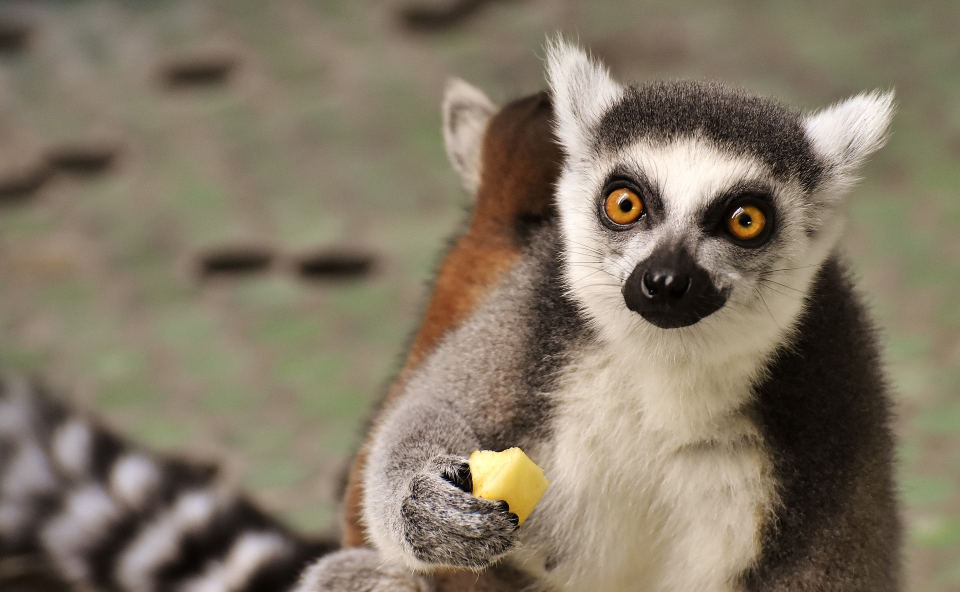
#> input picture Seminar 2/data/lemur.jpg, 1920 x 1184 px, found by its file name (shown at 1/2 size)
$ jupyter execute 'Seminar 2 Homework.ipynb'   (shell and % lines are left out)
#> lines starting #> are read from the running program, lines starting #| are printed output that depends on the picture; after the words box and inside, x2 and y2 are one past the last pixel; in counts of white or black regions, pixels touching at a corner belong together
# AI Community @ Семинар  №2
## Домашнее задание

### Теория

Ответы на задания этой секции можно описывать словами (нежелательно), писать в latex (рекомендуется) или рисовать и вставлять сюда фото (нежелательно).
Создание новой ячейки под текущей - `b` на клавиатуре, когда вы не находитесь в режиме редактирования ячейки.
Выйти из режима редактирования ячейки - `esc` на клавиатуре.

__Задание 1.__
Доказать $(\pmb{AB})^{\top} = \pmb{B}^{\top}\pmb{A}^{\top}$.

__Определение.__ Матрица $\pmb{M}$ называется ортогональной, если выполняется следующее тождество:
$$
\pmb{M M}^\top = \pmb{M}^\top \pmb{M} = \pmb{I}
$$
где $\pmb{I}$ - единичная матрица. Другими словами, для ортогональной матрицы верно:
$$
\pmb{M}^{-1} = \pmb{M}^\top
$$

__Задание 2.__
$\pmb{A}$ и $\pmb{B}$ ортогональны. Покажите равносильность всех следующих утверждений между собой:

1. $\pmb{AB} = \pmb{BA}$
2. $\pmb{A}^\top \pmb{B} = \pmb{BA}^\top$
3. $\pmb{AB}^\top = \pmb{B}^\top \pmb{A}$
4. $\pmb{A}^\top \pmb{B}^\top = \pmb{B}^\top \pmb{A}^\top$

Подсказка: утверждения равносильные, если от одного к другому можно перейти при помощи набора некоторых операций. Например, здесь можно перейти от первого ко второму, от второго к третьему, от третьего к четвертому и от четвертого к первому.

---
### Практика

Ответами на задание этой секции мы ждем работающий код, решающий поставленную задачу.

[cell 1]
import numpy as np

`np` - общепринятое сокращение для `numpy`. Советуем импортировать библиотеку `numpy` именно так.

__Задание 1.__

Дана следующая квадратная матрица:
$$\begin{pmatrix}
2 & -1 &  &  & 0 \\
-1 & 2 & -1 &  & \\
& \ddots & \ddots & \ddots & \\
& & -1 & 2 & -1\\
0& & & -1 & 2
\end{pmatrix}$$
На главной диагонали значения равны `2`, на диагоналях на 1 выше и на 1 ниже значения равны `-1`. __Все__ остальные значения равны `0`.
Необходимо создать такую матрицу с помощью `numpy` и без использования циклов.

[cell 2]
import numpy as np

def tridiagonal_matrix(n):
    a = np.zeros(n+1, int)
    a[0] = 1
    a[1] = -1
    a = np.resize(a, (n, n))
    a += a.T
    return a

A = tridiagonal_matrix(8)
print(A)

__Задание 2.__

Посчитать [матрицу Гильберта](https://ru.wikipedia.org/wiki/%D0%9C%D0%B0%D1%82%D1%80%D0%B8%D1%86%D0%B0_%D0%93%D0%B8%D0%BB%D1%8C%D0%B1%D0%B5%D1%80%D1%82%D0%B0) размера $n \times n$ без использования циклов.
Подсказка: можно использовать функцию `np.fromfunction`.

[cell 3]
import numpy as np

def hilbert(n):
    return np.fromfunction(lambda i, j: 1/(i+j+1), (n, n))

print(hilbert(3))

__Задание 3.__

Запишите и посчитайте с помощью numpy следующее выражение.
Для вычисления `sin` от матрицы можно использовать функцию `np.sin`. Она применится к матрице поэлементно.

$$
\sin{(
\begin{bmatrix}
3 & -6 \\
4 & -1 \\
-2 & 8
\end{bmatrix} -
\begin{bmatrix}
4 & 5 \\
-5 & 8 \\
3 & 1
\end{bmatrix})
}
\cdot
\begin{bmatrix}
7 & 3 & 6\\
5 & 8 & 4\\
\end{bmatrix}
\cdot
\begin{pmatrix}
3 \\
-2 \\
7
\end{pmatrix}
$$

Ожидаемый результат:

$$
\begin{pmatrix}
-20.964 \\
12.363 \\
72.397
\end{pmatrix}
$$

[cell 4]
import numpy as np

a=np.array([[3, -6], [4, -1], [-2, 8]])
b=np.array([[4, 5], [-5, 8], [3, 1]])
c=np.array([[7, 3, 6], [5, 8, 4]])
d=np.array([3, -2, 7])

print(np.dot(np.dot(np.sin(a-b), c), d))

__Задание 4.__

`imread` загружает изображение из файла.
`imshow` показывает изображение под текущей ячейкой.
`%matplotlib inline` позволяет отображать картинки прямо в Jupyter. Без этой строки картинок вы не увидите!

Нарисуйте черный квадрат на изображении `img` без использования циклов.

[cell 5]
from skimage.io import imread, imshow

img = imread('data/lemur.jpg')
#> img is the input picture: shape (1184, 1920, 3); mean R, G, B 130.6, 119.3, 101.1
img[150:650, 1100:1600] = 0
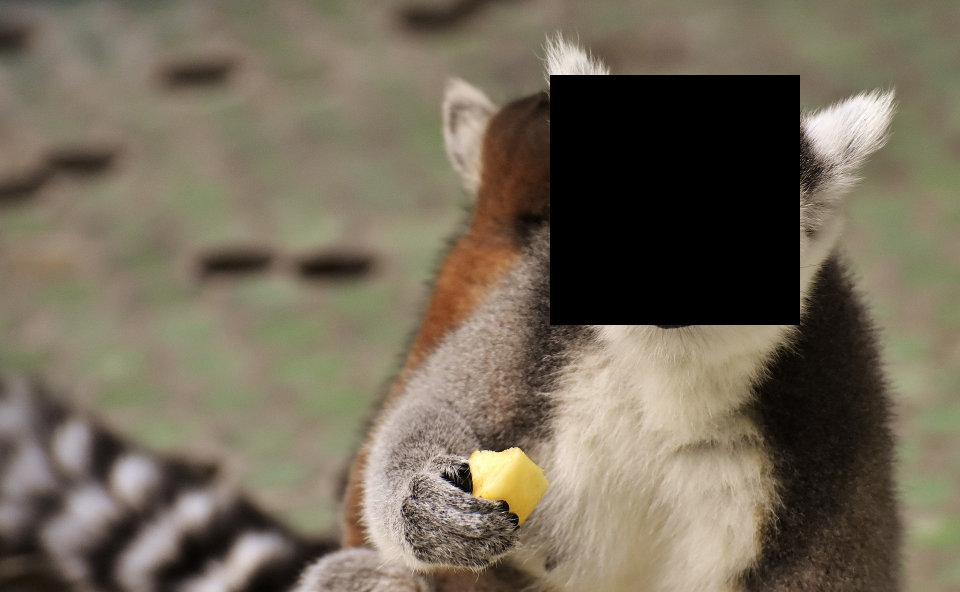
#> img: shape (1184, 1920, 3) (shown at 1/2 size); 11% of pixels changed, all inside (x1, y1, x2, y2) = (1100, 150, 1600, 650)

imshow(img)

__Задание 5*.__

Нарисуйте виньетку на изображении с лемуром (`img`), используя [функцию плотности двумерного нормального распредения](https://en.wikipedia.org/wiki/Gaussian_function#Two-dimensional_Gaussian_function). В других источниках эта функция называется гауссианой или ядром Гаусса.

Подсказки:
* Напишите функцию, которая вычисляет ядро Гаусса заданного размера `shape`:

```python
def gaussian(shape, mean_x, mean_y, sigma_x, sigma_y):
    '''
    @param: shape: 2d size of output kernel
    '''
    gauss_kernel = np.empty(shape)
    # ...
    pass

# gaussian(x, y, ...).shape == (n, m)
```

* Сгенерируйте ядро Гаусса с помощью указанной функции со средними значениями $mean_x=0$ и $mean_y=0$, затем нормируйте полученную матрицу, чтобы значения получились в диапазоне $[0, 1]$.
* Умножьте полученную матрицу на исходное изображение.
* Варьируйте значения $mean_x$ и $mean_y$ для получения наилучшего результата. Как сигмы можно взять следующие значения:
$\sigma_x$ = `img.shape[0] // 2`, $\sigma_y$ = `img.shape[1] // 2`.

Ожидаемый результат должен выглядеть следующим образом:

[cell 6]
import numpy as np
from skimage.io import imread, imshow_collection
from pylab import rcParams


def gaussian(shape, mean_x, mean_y, sigma_x, sigma_y):
    a = np.fromfunction(lambda y, x, k: -((x-mean_x)**2/(2*sigma_x**2) + (y-mean_y)**2/(2*sigma_y**2)), shape)
    a = np.exp(a)
    return a

img = imread('data/lemur.jpg')

copy = img.copy()

a = gaussian(img.shape,1400,400,img.shape[0]//2,img.shape[1]//2)

np.multiply(img, a, out=copy, casting="unsafe")
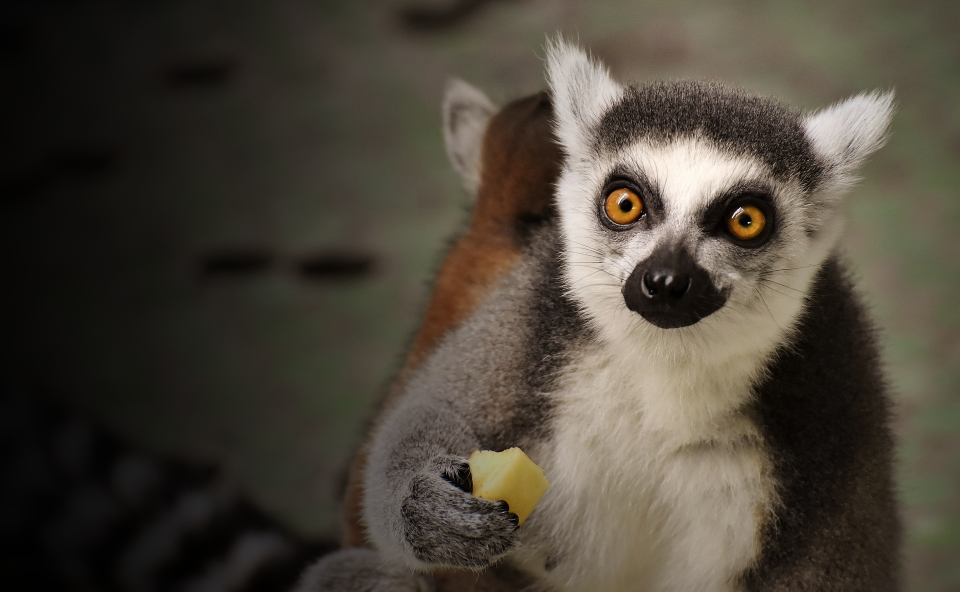
#> copy: shape (1184, 1920, 3) (shown at 1/2 size); mean R, G, B 75, 68, 57.4

rcParams['figure.figsize'] = (15, 15)
imshow_collection([img, copy])
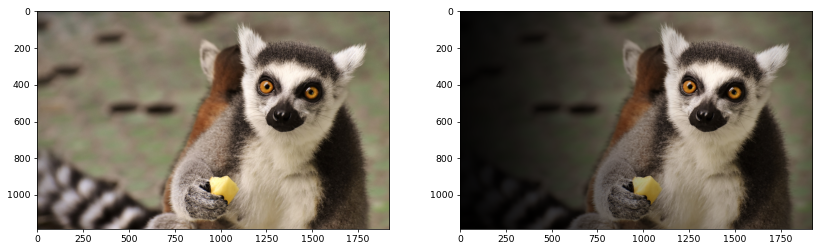
#> figure drawn by matplotlib, 2 panels
